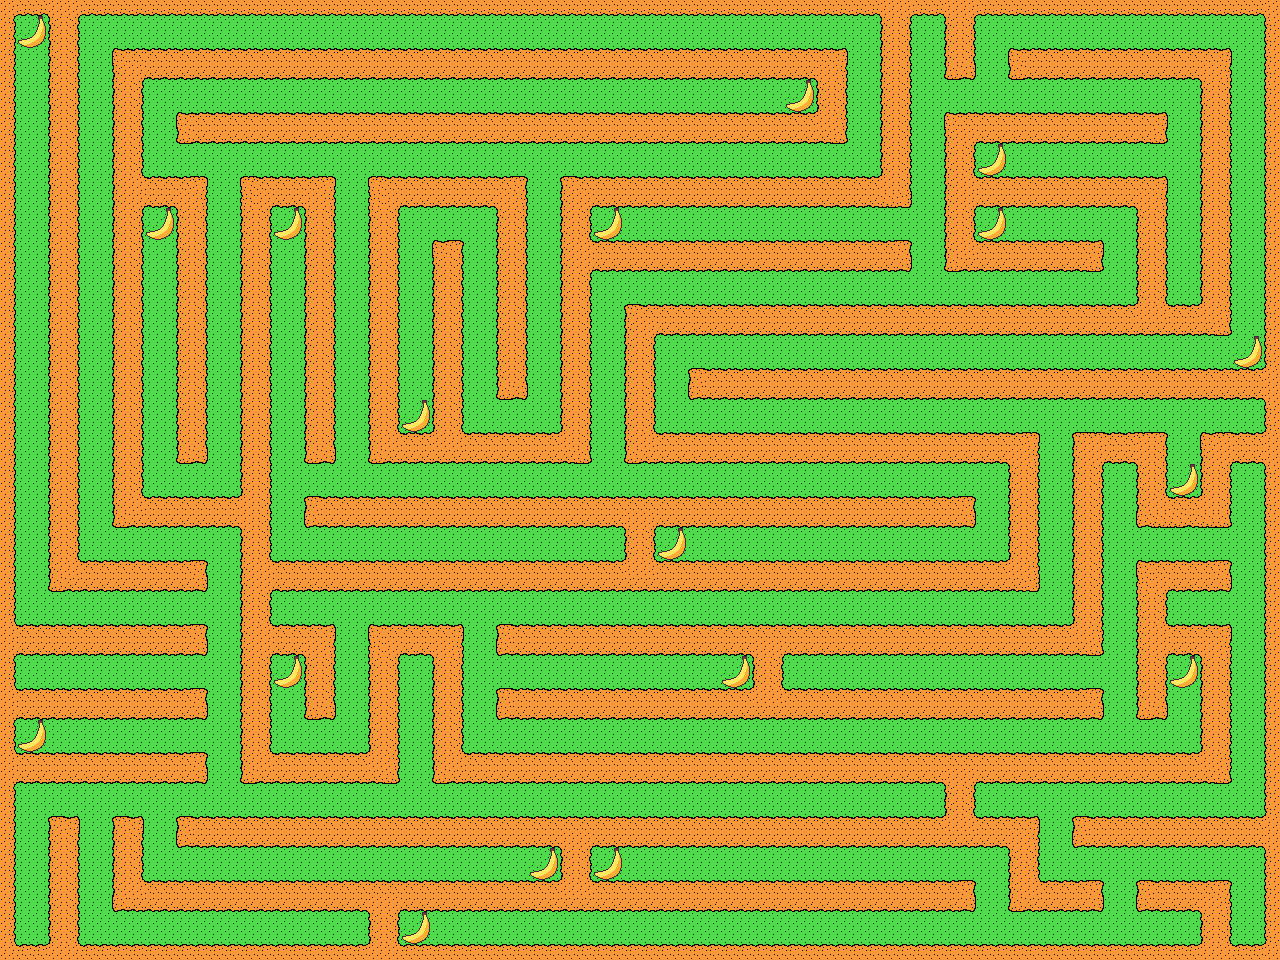

A level layout from a 2D game, rendered from its tile map. Below: a short description, then the map file with tile-grid data replaced by summaries:
An orthogonal 80x60 tile map with 16x16 px tiles, 4 tile layers (grass fill, wall_tiles, good_tiles, bad_tiles), 3 tilesets and 96 objects.

<map version="1.2" tiledversion="1.2.2" orientation="orthogonal" renderorder="right-down" width="80" height="60" tilewidth="16" tileheight="16" infinite="0" nextlayerid="13" nextobjectid="118">
 <tileset firstgid="1" source="SMB3.tsx" />
 <tileset firstgid="1534" name="banana" tilewidth="32" tileheight="32" tilecount="1" columns="1">
  <image source="banana.png" width="32" height="32" />
 </tileset>
 <tileset firstgid="1535" name="tileset" tilewidth="16" tileheight="16" margin="2" tilecount="4" columns="4">
  <tileoffset x="-2" y="-2" />
  <image source="tileset.png" width="80" height="20" />
 </tileset>
 <layer id="5" name="grass fill" width="80" height="60">
  <data>[4800 cells, 4800 non-empty, 1 distinct tile ids]</data>
 </layer>
 <objectgroup id="7" name="startpos">
  <object id="81" x="32" y="928">
   <point />
  </object>
 </objectgroup>
 <layer id="2" name="wall_tiles" width="80" height="60">
  <data>[4800 cells, 2404 non-empty, 6 distinct tile ids]</data>
 </layer>
 <objectgroup id="6" name="wall_objects">
  <object id="3" x="0" y="0" width="16" height="960" />
  <object id="4" x="1264" y="0" width="16" height="960" />
  <object id="5" x="16" y="0" width="1248" height="16" />
  <object id="6" x="16" y="944" width="1248" height="16" />
  <object id="7" x="48" y="816" width="32" height="128" />
  <object id="8" x="16" y="752" width="192" height="32" />
  <object id="9" x="16" y="688" width="192" height="32" />
  <object id="10" x="16" y="624" width="192" height="32" />
  <object id="11" x="48" y="16" width="32" height="576" />
  <object id="12" x="80" y="560" width="128" height="32" />
  <object id="13" x="112" y="48" width="32" height="480" />
  <object id="14" x="144" y="176" width="64" height="32" />
  <object id="15" x="176" y="208" width="32" height="256" />
  <object id="16" x="144" y="496" width="128" height="32" />
  <object id="17" x="240" y="176" width="32" height="320" />
  <object id="18" x="304" y="176" width="32" height="288" />
  <object id="19" x="272" y="176" width="32" height="32" />
  <object id="20" x="240" y="528" width="32" height="256" />
  <object id="21" x="304" y="624" width="32" height="96" />
  <object id="22" x="272" y="624" width="32" height="32" />
  <object id="23" x="272" y="752" width="128" height="32" />
  <object id="24" x="368" y="624" width="32" height="128" />
  <object id="25" x="400" y="624" width="64" height="32" />
  <object id="26" x="432" y="656" width="32" height="128" />
  <object id="27" x="112" y="816" width="32" height="96" />
  <object id="29" x="144" y="880" width="832" height="32" />
  <object id="30" x="176" y="816" width="864" height="32" />
  <object id="31" x="560" y="848" width="32" height="32" />
  <object id="32" x="368" y="912" width="32" height="32" />
  <object id="33" x="464" y="752" width="768" height="32" />
  <object id="34" x="496" y="688" width="608" height="32" />
  <object id="35" x="496" y="624" width="608" height="32" />
  <object id="36" x="272" y="560" width="768" height="32" />
  <object id="37" x="304" y="496" width="672" height="32" />
  <object id="38" x="624" y="528" width="32" height="32" />
  <object id="39" x="752" y="656" width="32" height="32" />
  <object id="40" x="944" y="784" width="32" height="32" />
  <object id="41" x="1008" y="848" width="32" height="64" />
  <object id="42" x="1040" y="880" width="64" height="32" />
  <object id="43" x="1136" y="880" width="96" height="32" />
  <object id="44" x="1200" y="912" width="32" height="32" />
  <object id="45" x="1200" y="624" width="32" height="128" />
  <object id="46" x="1136" y="560" width="96" height="32" />
  <object id="47" x="1136" y="592" width="32" height="128" />
  <object id="48" x="1168" y="624" width="32" height="32" />
  <object id="49" x="1200" y="432" width="64" height="32" />
  <object id="50" x="1200" y="464" width="32" height="64" />
  <object id="51" x="1136" y="496" width="64" height="32" />
  <object id="52" x="1136" y="432" width="32" height="64" />
  <object id="53" x="1072" y="432" width="32" height="192" />
  <object id="54" x="1104" y="432" width="32" height="32" />
  <object id="55" x="1008" y="432" width="32" height="128" />
  <object id="56" x="624" y="432" width="384" height="32" />
  <object id="57" x="368" y="176" width="32" height="288" />
  <object id="58" x="400" y="432" width="192" height="32" />
  <object id="59" x="432" y="240" width="32" height="192" />
  <object id="60" x="400" y="176" width="128" height="32" />
  <object id="61" x="496" y="208" width="32" height="192" />
  <object id="62" x="560" y="176" width="32" height="256" />
  <object id="63" x="176" y="112" width="672" height="32" />
  <object id="64" x="816" y="48" width="32" height="64" />
  <object id="65" x="144" y="48" width="672" height="32" />
  <object id="66" x="880" y="16" width="32" height="192" />
  <object id="67" x="592" y="176" width="288" height="32" />
  <object id="68" x="592" y="240" width="320" height="32" />
  <object id="69" x="624" y="304" width="32" height="128" />
  <object id="70" x="656" y="304" width="576" height="32" />
  <object id="71" x="1200" y="48" width="32" height="256" />
  <object id="72" x="1008" y="48" width="192" height="32" />
  <object id="73" x="944" y="16" width="32" height="64" />
  <object id="74" x="944" y="112" width="224" height="32" />
  <object id="75" x="944" y="144" width="32" height="128" />
  <object id="76" x="976" y="240" width="128" height="32" />
  <object id="77" x="976" y="176" width="192" height="32" />
  <object id="78" x="1136" y="208" width="32" height="96" />
  <object id="79" x="688" y="368" width="576" height="32" />
  <object id="80" x="1072" y="816" width="192" height="32" />
 </objectgroup>
 <layer id="8" name="good_tiles" width="80" height="60">
  <data>[4800 cells, 18 non-empty, 1 distinct tile ids]</data>
 </layer>
 <layer id="10" name="bad_tiles" width="80" height="60">
  <data>[4800 cells, 0 non-empty, 0 distinct tile ids]</data>
 </layer>
 <objectgroup id="12" name="good_objects">
  <object id="100" x="16" y="16" width="32" height="32" />
  <object id="101" x="144" y="208" width="32" height="32" />
  <object id="102" x="272" y="208" width="32" height="32" />
  <object id="103" x="400" y="400" width="32" height="32" />
  <object id="104" x="592" y="208" width="32" height="32" />
  <object id="105" x="656" y="528" width="32" height="32" />
  <object id="106" x="784" y="80" width="32" height="32" />
  <object id="107" x="976" y="144" width="32" height="32" />
  <object id="108" x="976" y="208" width="32" height="32" />
  <object id="109" x="1232" y="336" width="32" height="32" />
  <object id="110" x="1168" y="464" width="32" height="32" />
  <object id="111" x="1168" y="656" width="32" height="32" />
  <object id="112" x="720" y="656" width="32" height="32" />
  <object id="113" x="272" y="656" width="32" height="32" />
  <object id="114" x="16" y="720" width="32" height="32" />
  <object id="115" x="400" y="912" width="32" height="32" />
  <object id="116" x="528" y="848" width="32" height="32" />
  <object id="117" x="592" y="848" width="32" height="32" />
 </objectgroup>
 <objectgroup id="11" name="bad_objects" />
</map>
